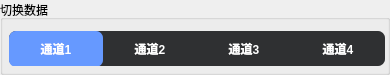
                <widget class="QGroupBox" name="groupBoxCurve">
                 <property name="minimumSize">
                  <size>
                   <width>390</width>
                   <height>75</height>
                  </size>
                 </property>
                 <property name="maximumSize">
                  <size>
                   <width>390</width>
                   <height>75</height>
                  </size>
                 </property>
                 <property name="styleSheet">
                  <string notr="true">QGroupBox#groupBoxCurve{
	color: rgb(255, 255, 255);
	border:1px solid rgb(255,255,255);
	background-color:rgb(35,35,35);
}
</string>
                 </property>
                 <property name="title">
                  <string>切换数据</string>
                 </property>
                 <layout class="QHBoxLayout" name="horizontalLayout_5">
                  <property name="leftMargin">
                   <number>6</number>
                  </property>
                  <item>
                   <widget class="QWidget" name="widgetAnimation" native="true">
                    <property name="minimumSize">
                     <size>
                      <width>376</width>
                      <height>35</height>
                     </size>
                    </property>
                    <property name="maximumSize">
                     <size>
                      <width>376</width>
                      <height>35</height>
                     </size>
                    </property>
                    <property name="styleSheet">
                     <string notr="true">QWidget#widgetAnimation{  
	background-color:rgb(47,48,50);  
    border-radius:7px;    
} </string>
                    </property>
                    <widget class="QPushButton" name="pushButtonAnimation">
                     <property name="geometry">
                      <rect>
                       <x>0</x>
                       <y>0</y>
                       <width>94</width>
                       <height>36</height>
                      </rect>
                     </property>
                     <property name="sizePolicy">
                      <sizepolicy hsizetype="Minimum" vsizetype="Preferred">
                       <horstretch>0</horstretch>
                       <verstretch>0</verstretch>
                      </sizepolicy>
                     </property>
                     <property name="styleSheet">
                      <string notr="true">QPushButton{  
	background-color:#6699FF;  
    border-radius:7px;    
} </string>
                     </property>
                     <property name="text">
                      <string/>
                     </property>
                    </widget>
                    <widget class="QWidget" name="widget_2" native="true">
                     <property name="geometry">
                      <rect>
                       <x>0</x>
                       <y>0</y>
                       <width>376</width>
                       <height>35</height>
                      </rect>
                     </property>
                     <property name="maximumSize">
                      <size>
                       <width>376</width>
                       <height>35</height>
                      </size>
                     </property>
                     <property name="styleSheet">
                      <string notr="true">
QLabel{
	color:white;
	font-weight:bold;
	font-size:12px;
}</string>
                     </property>
                     <layout class="QGridLayout" name="gridLayout">
                      <property name="leftMargin">
                       <number>0</number>
                      </property>
                      <property name="topMargin">
                       <number>0</number>
                      </property>
                      <property name="rightMargin">
                       <number>0</number>
                      </property>
                      <property name="bottomMargin">
                       <number>0</number>
                      </property>
                      <property name="spacing">
                       <number>0</number>
                      </property>
                      <item row="0" column="2">
                       <widget class="QLabel" name="labelAxis">
                        <property name="text">
                         <string>通道3</string>
                        </property>
                        <property name="alignment">
                         <set>Qt::AlignCenter</set>
                        </property>
                       </widget>
                      </item>
                      <item row="0" column="0">
                       <widget class="QLabel" name="labelPower">
                        <property name="text">
                         <string>通道1</string>
                        </property>
                        <property name="alignment">
                         <set>Qt::AlignCenter</set>
                        </property>
                       </widget>
                      </item>
                      <item row="0" column="3">
                       <widget class="QLabel" name="labelNet">
                        <property name="text">
                         <string>通道4</string>
                        </property>
                        <property name="alignment">
                         <set>Qt::AlignCenter</set>
                        </property>
                       </widget>
                      </item>
                      <item row="0" column="1">
                       <widget class="QLabel" name="labelAlone">
                        <property name="text">
                         <string>通道2</string>
                        </property>
                        <property name="alignment">
                         <set>Qt::AlignCenter</set>
                        </property>
                       </widget>
                      </item>
                     </layout>
                    </widget>
                   </widget>
                  </item>
                 </layout>
                </widget>
